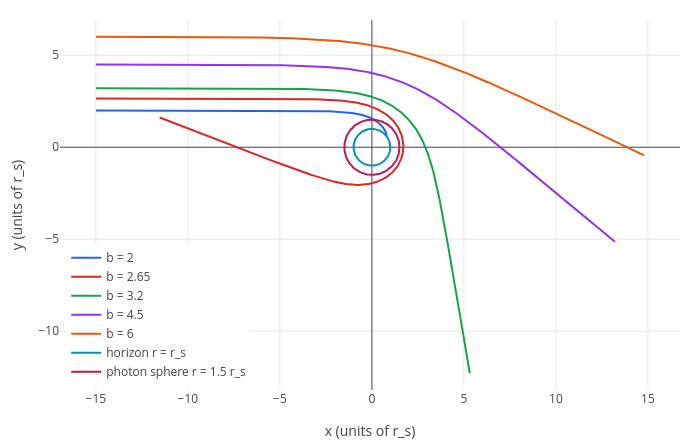

Notebook source saved alongside this figure:
### Markdown cell above
## 2. A beam of light past a black hole

Send parallel rays from the left, starting at $x = -15$, at heights $b$ from 2 to 6. For each ray we set the starting
position $(r_0, \phi_0)$ and the velocity: $\dot r = -15/r_0$, $\dot\phi = -b/r_0^2$, and $\dot t$ so that the
velocity is null.

### Code cell
S = metric.generate(schwarzschild);
b = 2;
r0 = sqrt(225+b^2); p0 = pi-atan(b/15); vr = -15/r0; vp = -b/r0^2; f = 1-r_s/r0; ut = sqrt((vr^2/f + r0^2*vp^2)/f);
ray1 = geodesic(S, [0 r0 pi/2 p0], [ut vr 0 vp], 30, [r*cos(phi) r*sin(phi)]);
b = 2.65;
r0 = sqrt(225+b^2); p0 = pi-atan(b/15); vr = -15/r0; vp = -b/r0^2; f = 1-r_s/r0; ut = sqrt((vr^2/f + r0^2*vp^2)/f);
ray2 = geodesic(S, [0 r0 pi/2 p0], [ut vr 0 vp], 30, [r*cos(phi) r*sin(phi)]);
b = 3.2;
r0 = sqrt(225+b^2); p0 = pi-atan(b/15); vr = -15/r0; vp = -b/r0^2; f = 1-r_s/r0; ut = sqrt((vr^2/f + r0^2*vp^2)/f);
ray3 = geodesic(S, [0 r0 pi/2 p0], [ut vr 0 vp], 30, [r*cos(phi) r*sin(phi)]);
b = 4.5;
r0 = sqrt(225+b^2); p0 = pi-atan(b/15); vr = -15/r0; vp = -b/r0^2; f = 1-r_s/r0; ut = sqrt((vr^2/f + r0^2*vp^2)/f);
ray4 = geodesic(S, [0 r0 pi/2 p0], [ut vr 0 vp], 30, [r*cos(phi) r*sin(phi)]);
b = 6;
r0 = sqrt(225+b^2); p0 = pi-atan(b/15); vr = -15/r0; vp = -b/r0^2; f = 1-r_s/r0; ut = sqrt((vr^2/f + r0^2*vp^2)/f);
ray5 = geodesic(S, [0 r0 pi/2 p0], [ut vr 0 vp], 30, [r*cos(phi) r*sin(phi)]);
horizon = parametric(cos(q), sin(q), q, 0, 2*pi);
photonsphere = parametric(1.5*cos(q), 1.5*sin(q), q, 0, 2*pi);
labels(legend(show(ray1, ray2, ray3, ray4, ray5, horizon, photonsphere), "b = 2", "b = 2.65", "b = 3.2", "b = 4.5", "b = 6", "horizon r = r_s", "photon sphere r = 1.5 r_s"), "x (units of r_s)", "y (units of r_s)")

### Figure 1 — Plotly figure (JSON) as saved in the notebook; plotly's stock layout.template omitted (floating-point values rounded to 4 significant figures; data arrays with more than 128 entries replaced by an {"elided": "..."} marker saying what was removed)
{"data": [{"line": {"color": "#2563eb", "width": 2}, "mode": "lines", "name": "b = 2", "type": "scatter", "x": {"elided": "1279 float values"}, "y": {"elided": "1279 float values"}}, {"line": {"color": "#dc2626", "width": 2}, "mode": "lines", "name": "b = 2.65", "type": "scatter", "x": {"elided": "1253 float values"}, "y": {"elided": "1253 float values"}}, {"line": {"color": "#16a34a", "width": 2}, "mode": "lines", "name": "b = 3.2", "type": "scatter", "x": {"elided": "1253 float values"}, "y": {"elided": "1253 float values"}}, {"line": {"color": "#9333ea", "width": 2}, "mode": "lines", "name": "b = 4.5", "type": "scatter", "x": {"elided": "1253 float values"}, "y": {"elided": "1253 float values"}}, {"line": {"color": "#ea580c", "width": 2}, "mode": "lines", "name": "b = 6", "type": "scatter", "x": {"elided": "1253 float values"}, "y": {"elided": "1253 float values"}}, {"line": {"color": "#0891b2", "width": 2}, "mode": "lines", "name": "horizon r = r_s", "type": "scatter", "x": {"elided": "402 float values"}, "y": {"elided": "402 float values"}}, {"line": {"color": "#be185d", "width": 2}, "mode": "lines", "name": "photon sphere r = 1.5 r_s", "type": "scatter", "x": {"elided": "402 float values"}, "y": {"elided": "402 float values"}}], "layout": {"height": 440, "legend": {"bgcolor": "rgba(255,255,255,0.8)", "x": 0.01, "xanchor": "left", "y": 0.01, "yanchor": "bottom"}, "margin": {"b": 50, "l": 60, "r": 20, "t": 20}, "showlegend": true, "title": {"text": ""}, "width": 700, "xaxis": {"title": {"text": "x (units of r_s)"}, "zeroline": true}, "yaxis": {"range": [-13.19, 6.914], "scaleanchor": "x", "scaleratio": 1, "title": {"text": "y (units of r_s)"}, "zeroline": true}}}
